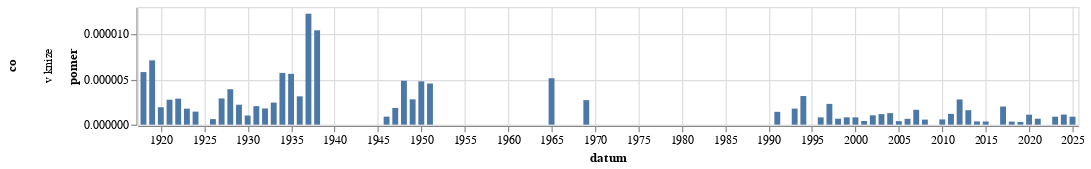

This figure's notebook cell:
### Code cell
graf(vyvoj_vyskytu("(?i)v knize","v knize"))

### Figure 1 — Vega-Lite specification as saved in the notebook (floating-point values rounded to 4 significant figures)
{"config": {"view": {"continuousWidth": 300, "continuousHeight": 300}}, "data": {"name": "data-0edeeb2e6345d36aea5c08ede0073508"}, "mark": {"type": "bar"}, "encoding": {"row": {"field": "co", "type": "nominal"}, "x": {"field": "datum", "type": "temporal"}, "y": {"field": "pomer", "type": "quantitative"}}, "height": 100, "width": 800, "$schema": "https://vega.github.io/schema/vega-lite/v5.8.0.json", "datasets": {"data-0edeeb2e6345d36aea5c08ede0073508": [{"datum": "1918-01-01T00:00:00", "vyskytu": 1, "pocet_slov": 172010, "pomer": 5.814e-06, "co": "v knize"}, {"datum": "1919-01-01T00:00:00", "vyskytu": 11, "pocet_slov": 1547459, "pomer": 7.108e-06, "co": "v knize"}, {"datum": "1920-01-01T00:00:00", "vyskytu": 3, "pocet_slov": 1557497, "pomer": 1.926e-06, "co": "v knize"}, {"datum": "1921-01-01T00:00:00", "vyskytu": 5, "pocet_slov": 1814119, "pomer": 2.756e-06, "co": "v knize"}, {"datum": "1922-01-01T00:00:00", "vyskytu": 5, "pocet_slov": 1739976, "pomer": 2.874e-06, "co": "v knize"}, {"datum": "1923-01-01T00:00:00", "vyskytu": 2, "pocet_slov": 1131296, "pomer": 1.768e-06, "co": "v knize"}, {"datum": "1924-01-01T00:00:00", "vyskytu": 2, "pocet_slov": 1386775, "pomer": 1.442e-06, "co": "v knize"}, {"datum": "1925-01-01T00:00:00", "vyskytu": 0, "pocet_slov": 989387, "pomer": 0.0, "co": "v knize"}, {"datum": "1926-01-01T00:00:00", "vyskytu": 1, "pocet_slov": 1629693, "pomer": 6.136e-07, "co": "v knize"}, {"datum": "1927-01-01T00:00:00", "vyskytu": 5, "pocet_slov": 1725378, "pomer": 2.898e-06, "co": "v knize"}, {"datum": "1928-01-01T00:00:00", "vyskytu": 7, "pocet_slov": 1786584, "pomer": 3.918e-06, "co": "v knize"}, {"datum": "1929-01-01T00:00:00", "vyskytu": 2, "pocet_slov": 907519, "pomer": 2.204e-06, "co": "v knize"}, {"datum": "1930-01-01T00:00:00", "vyskytu": 2, "pocet_slov": 1990549, "pomer": 1.005e-06, "co": "v knize"}, {"datum": "1931-01-01T00:00:00", "vyskytu": 3, "pocet_slov": 1466185, "pomer": 2.046e-06, "co": "v knize"}, {"datum": "1932-01-01T00:00:00", "vyskytu": 2, "pocet_slov": 1117587, "pomer": 1.79e-06, "co": "v knize"}, {"datum": "1933-01-01T00:00:00", "vyskytu": 3, "pocet_slov": 1230441, "pomer": 2.438e-06, "co": "v knize"}, {"datum": "1934-01-01T00:00:00", "vyskytu": 5, "pocet_slov": 874472, "pomer": 5.718e-06, "co": "v knize"}, {"datum": "1935-01-01T00:00:00", "vyskytu": 4, "pocet_slov": 712050, "pomer": 5.618e-06, "co": "v knize"}, {"datum": "1936-01-01T00:00:00", "vyskytu": 3, "pocet_slov": 958205, "pomer": 3.131e-06, "co": "v knize"}, {"datum": "1937-01-01T00:00:00", "vyskytu": 9, "pocet_slov": 733783, "pomer": 1.227e-05, "co": "v knize"}, {"datum": "1938-01-01T00:00:00", "vyskytu": 4, "pocet_slov": 383461, "pomer": 1.043e-05, "co": "v knize"}, {"datum": "1945-01-01T00:00:00", "vyskytu": 0, "pocet_slov": 140144, "pomer": 0.0, "co": "v knize"}, {"datum": "1946-01-01T00:00:00", "vyskytu": 1, "pocet_slov": 1129068, "pomer": 8.857e-07, "co": "v knize"}, {"datum": "1947-01-01T00:00:00", "vyskytu": 2, "pocet_slov": 1083098, "pomer": 1.847e-06, "co": "v knize"}, {"datum": "1948-01-01T00:00:00", "vyskytu": 3, "pocet_slov": 618132, "pomer": 4.853e-06, "co": "v knize"}, {"datum": "1949-01-01T00:00:00", "vyskytu": 1, "pocet_slov": 357203, "pomer": 2.8e-06, "co": "v knize"}, {"datum": "1950-01-01T00:00:00", "vyskytu": 1, "pocet_slov": 208781, "pomer": 4.79e-06, "co": "v knize"}, {"datum": "1951-01-01T00:00:00", "vyskytu": 1, "pocet_slov": 219888, "pomer": 4.548e-06, "co": "v knize"}, {"datum": "1952-01-01T00:00:00", "vyskytu": 0, "pocet_slov": 189920, "pomer": 0.0, "co": "v knize"}, {"datum": "1953-01-01T00:00:00", "vyskytu": 0, "pocet_slov": 114518, "pomer": 0.0, "co": "v knize"}, {"datum": "1954-01-01T00:00:00", "vyskytu": 0, "pocet_slov": 98416, "pomer": 0.0, "co": "v knize"}, {"datum": "1955-01-01T00:00:00", "vyskytu": 0, "pocet_slov": 78833, "pomer": 0.0, "co": "v knize"}, {"datum": "1956-01-01T00:00:00", "vyskytu": 0, "pocet_slov": 138430, "pomer": 0.0, "co": "v knize"}, {"datum": "1957-01-01T00:00:00", "vyskytu": 0, "pocet_slov": 137388, "pomer": 0.0, "co": "v knize"}, {"datum": "1958-01-01T00:00:00", "vyskytu": 0, "pocet_slov": 142112, "pomer": 0.0, "co": "v knize"}, {"datum": "1959-01-01T00:00:00", "vyskytu": 0, "pocet_slov": 141333, "pomer": 0.0, "co": "v knize"}, {"datum": "1960-01-01T00:00:00", "vyskytu": 0, "pocet_slov": 181817, "pomer": 0.0, "co": "v knize"}, {"datum": "1961-01-01T00:00:00", "vyskytu": 0, "pocet_slov": 216288, "pomer": 0.0, "co": "v knize"}, {"datum": "1962-01-01T00:00:00", "vyskytu": 0, "pocet_slov": 98793, "pomer": 0.0, "co": "v knize"}, {"datum": "1963-01-01T00:00:00", "vyskytu": 0, "pocet_slov": 139432, "pomer": 0.0, "co": "v knize"}, {"datum": "1964-01-01T00:00:00", "vyskytu": 0, "pocet_slov": 288820, "pomer": 0.0, "co": "v knize"}, {"datum": "1965-01-01T00:00:00", "vyskytu": 1, "pocet_slov": 194814, "pomer": 5.133e-06, "co": "v knize"}, {"datum": "1966-01-01T00:00:00", "vyskytu": 0, "pocet_slov": 247115, "pomer": 0.0, "co": "v knize"}, {"datum": "1967-01-01T00:00:00", "vyskytu": 0, "pocet_slov": 225198, "pomer": 0.0, "co": "v knize"}, {"datum": "1968-01-01T00:00:00", "vyskytu": 0, "pocet_slov": 559905, "pomer": 0.0, "co": "v knize"}, {"datum": "1969-01-01T00:00:00", "vyskytu": 1, "pocet_slov": 368721, "pomer": 2.712e-06, "co": "v knize"}, {"datum": "1970-01-01T00:00:00", "vyskytu": 0, "pocet_slov": 248046, "pomer": 0.0, "co": "v knize"}, {"datum": "1971-01-01T00:00:00", "vyskytu": 0, "pocet_slov": 263102, "pomer": 0.0, "co": "v knize"}, {"datum": "1972-01-01T00:00:00", "vyskytu": 0, "pocet_slov": 213032, "pomer": 0.0, "co": "v knize"}, {"datum": "1973-01-01T00:00:00", "vyskytu": 0, "pocet_slov": 280835, "pomer": 0.0, "co": "v knize"}, {"datum": "1974-01-01T00:00:00", "vyskytu": 0, "pocet_slov": 291980, "pomer": 0.0, "co": "v knize"}, {"datum": "1975-01-01T00:00:00", "vyskytu": 0, "pocet_slov": 335255, "pomer": 0.0, "co": "v knize"}, {"datum": "1976-01-01T00:00:00", "vyskytu": 0, "pocet_slov": 244998, "pomer": 0.0, "co": "v knize"}, {"datum": "1977-01-01T00:00:00", "vyskytu": 0, "pocet_slov": 253702, "pomer": 0.0, "co": "v knize"}, {"datum": "1978-01-01T00:00:00", "vyskytu": 0, "pocet_slov": 289894, "pomer": 0.0, "co": "v knize"}, {"datum": "1979-01-01T00:00:00", "vyskytu": 0, "pocet_slov": 252883, "pomer": 0.0, "co": "v knize"}, {"datum": "1980-01-01T00:00:00", "vyskytu": 0, "pocet_slov": 242065, "pomer": 0.0, "co": "v knize"}, {"datum": "1981-01-01T00:00:00", "vyskytu": 0, "pocet_slov": 134899, "pomer": 0.0, "co": "v knize"}, {"datum": "1982-01-01T00:00:00", "vyskytu": 0, "pocet_slov": 186973, "pomer": 0.0, "co": "v knize"}, {"datum": "1983-01-01T00:00:00", "vyskytu": 0, "pocet_slov": 227768, "pomer": 0.0, "co": "v knize"}, {"datum": "1984-01-01T00:00:00", "vyskytu": 0, "pocet_slov": 191735, "pomer": 0.0, "co": "v knize"}, {"datum": "1985-01-01T00:00:00", "vyskytu": 0, "pocet_slov": 165973, "pomer": 0.0, "co": "v knize"}, {"datum": "1986-01-01T00:00:00", "vyskytu": 0, "pocet_slov": 98877, "pomer": 0.0, "co": "v knize"}, {"datum": "1987-01-01T00:00:00", "vyskytu": 0, "pocet_slov": 149991, "pomer": 0.0, "co": "v knize"}, {"datum": "1988-01-01T00:00:00", "vyskytu": 0, "pocet_slov": 167631, "pomer": 0.0, "co": "v knize"}, {"datum": "1989-01-01T00:00:00", "vyskytu": 0, "pocet_slov": 255151, "pomer": 0.0, "co": "v knize"}, {"datum": "1990-01-01T00:00:00", "vyskytu": 0, "pocet_slov": 833434, "pomer": 0.0, "co": "v knize"}, {"datum": "1991-01-01T00:00:00", "vyskytu": 2, "pocet_slov": 1410605, "pomer": 1.418e-06, "co": "v knize"}, {"datum": "1992-01-01T00:00:00", "vyskytu": 0, "pocet_slov": 1217148, "pomer": 0.0, "co": "v knize"}, {"datum": "1993-01-01T00:00:00", "vyskytu": 2, "pocet_slov": 1127475, "pomer": 1.774e-06, "co": "v knize"}, {"datum": "1994-01-01T00:00:00", "vyskytu": 3, "pocet_slov": 948063, "pomer": 3.164e-06, "co": "v knize"}, {"datum": "1995-01-01T00:00:00", "vyskytu": 0, "pocet_slov": 1138209, "pomer": 0.0, "co": "v knize"}, {"datum": "1996-01-01T00:00:00", "vyskytu": 1, "pocet_slov": 1240947, "pomer": 8.058e-07, "co": "v knize"}, {"datum": "1997-01-01T00:00:00", "vyskytu": 5, "pocet_slov": 2179318, "pomer": 2.294e-06, "co": "v knize"}, {"datum": "1998-01-01T00:00:00", "vyskytu": 1, "pocet_slov": 1522654, "pomer": 6.567e-07, "co": "v knize"}, {"datum": "1999-01-01T00:00:00", "vyskytu": 2, "pocet_slov": 2465372, "pomer": 8.112e-07, "co": "v knize"}, {"datum": "2000-01-01T00:00:00", "vyskytu": 2, "pocet_slov": 2483127, "pomer": 8.054e-07, "co": "v knize"}, {"datum": "2001-01-01T00:00:00", "vyskytu": 1, "pocet_slov": 2462192, "pomer": 4.061e-07, "co": "v knize"}, {"datum": "2002-01-01T00:00:00", "vyskytu": 2, "pocet_slov": 1931845, "pomer": 1.035e-06, "co": "v knize"}, {"datum": "2003-01-01T00:00:00", "vyskytu": 3, "pocet_slov": 2578085, "pomer": 1.164e-06, "co": "v knize"}, {"datum": "2004-01-01T00:00:00", "vyskytu": 3, "pocet_slov": 2351739, "pomer": 1.276e-06, "co": "v knize"}, {"datum": "2005-01-01T00:00:00", "vyskytu": 1, "pocet_slov": 2582168, "pomer": 3.873e-07, "co": "v knize"}, {"datum": "2006-01-01T00:00:00", "vyskytu": 1, "pocet_slov": 1552476, "pomer": 6.441e-07, "co": "v knize"}, {"datum": "2007-01-01T00:00:00", "vyskytu": 3, "pocet_slov": 1826653, "pomer": 1.642e-06, "co": "v knize"}, {"datum": "2008-01-01T00:00:00", "vyskytu": 1, "pocet_slov": 1786832, "pomer": 5.596e-07, "co": "v knize"}, {"datum": "2009-01-01T00:00:00", "vyskytu": 0, "pocet_slov": 2116415, "pomer": 0.0, "co": "v knize"}, {"datum": "2010-01-01T00:00:00", "vyskytu": 1, "pocet_slov": 1718642, "pomer": 5.819e-07, "co": "v knize"}, {"datum": "2011-01-01T00:00:00", "vyskytu": 3, "pocet_slov": 2512843, "pomer": 1.194e-06, "co": "v knize"}, {"datum": "2012-01-01T00:00:00", "vyskytu": 6, "pocet_slov": 2154063, "pomer": 2.785e-06, "co": "v knize"}, {"datum": "2013-01-01T00:00:00", "vyskytu": 2, "pocet_slov": 1253654, "pomer": 1.595e-06, "co": "v knize"}, {"datum": "2014-01-01T00:00:00", "vyskytu": 1, "pocet_slov": 2797907, "pomer": 3.574e-07, "co": "v knize"}, {"datum": "2015-01-01T00:00:00", "vyskytu": 1, "pocet_slov": 2883253, "pomer": 3.468e-07, "co": "v knize"}, {"datum": "2016-01-01T00:00:00", "vyskytu": 0, "pocet_slov": 3088746, "pomer": 0.0, "co": "v knize"}, {"datum": "2017-01-01T00:00:00", "vyskytu": 5, "pocet_slov": 2494184, "pomer": 2.005e-06, "co": "v knize"}, {"datum": "2018-01-01T00:00:00", "vyskytu": 1, "pocet_slov": 2950192, "pomer": 3.39e-07, "co": "v knize"}, {"datum": "2019-01-01T00:00:00", "vyskytu": 1, "pocet_slov": 3385704, "pomer": 2.954e-07, "co": "v knize"}, {"datum": "2020-01-01T00:00:00", "vyskytu": 4, "pocet_slov": 3628168, "pomer": 1.102e-06, "co": "v knize"}, {"datum": "2021-01-01T00:00:00", "vyskytu": 2, "pocet_slov": 3028906, "pomer": 6.603e-07, "co": "v knize"}, {"datum": "2022-01-01T00:00:00", "vyskytu": 0, "pocet_slov": 4156918, "pomer": 0.0, "co": "v knize"}, {"datum": "2023-01-01T00:00:00", "vyskytu": 4, "pocet_slov": 4543342, "pomer": 8.804e-07, "co": "v knize"}, {"datum": "2024-01-01T00:00:00", "vyskytu": 5, "pocet_slov": 4476204, "pomer": 1.117e-06, "co": "v knize"}, {"datum": "2025-01-01T00:00:00", "vyskytu": 2, "pocet_slov": 2270793, "pomer": 8.807e-07, "co": "v knize"}]}}
